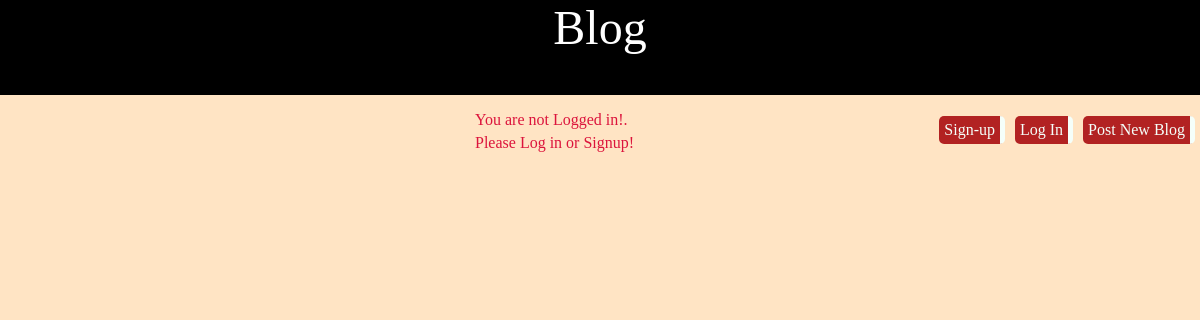
The app's page /, older data.
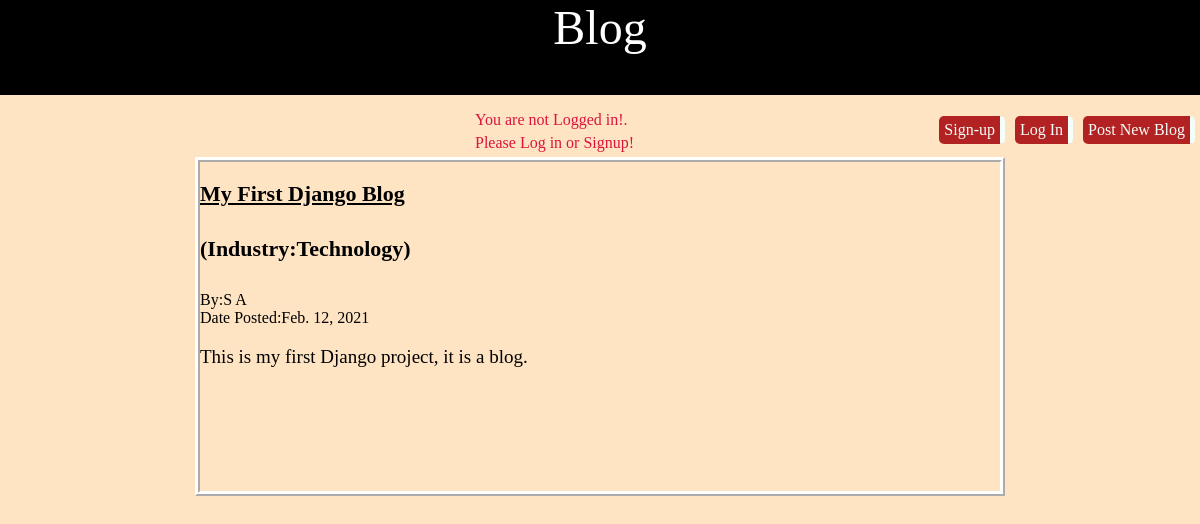
The same page, newer data.
### blog/models.py (models this page shows, shortened)
class Post(models.Model):
    SUBJECT_CHOICES = (
        ('tech', 'Technology'),
        ('finance', 'Financial'),
        ('cons', 'Consumer'),
        ('cyber', 'Cybersecurity'),
    )
    genre = MultiSelectField(choices=SUBJECT_CHOICES, default='DEFAULT VALUE')
    title = models.CharField(max_length=50)
    first_name = models.CharField(max_length=30, default='')
    last_name = models.CharField(max_length=30, default='')
    body = models.TextField()
    post_date = models.DateField(auto_now_add=True)  # self

### blog/views.py (the view)
# urls.py: path('', BlogListView.as_view(), name='home'),
class BlogListView(ListView):
    model = Post
    template_name = 'home.html'

### templates/home.html
{% extends 'base.html' %}
{% block content %}
{% for post in object_list %}
 <body>
 <div class="blog-body">
 <div class=post-title">
    <h3><a href="{% url 'post_detail' post.pk %}">{{ post.title }} </a></h3>
    <h4>(Industry:{{ post.genre}})</h4>
 </div>
 <div class="post-body ">
    By:{{post.first_name }}
    {{post.last_name}}
    <br>Date Posted:{{ post.post_date}}
    <p>{{ post.body }}</p>
 </div>
 </div>
   {% endfor %}
  <body style="background-color: #FFE4C4;">
  </body>
{% endblock content %}

Row changes from the older to the newer data that the page shows:
added Post: title "My First Django Blog", genre "Technology", first_name "S", last_name "A", post_date "Feb. 12, 2021", body "This is my first Django project, it is a blog."
